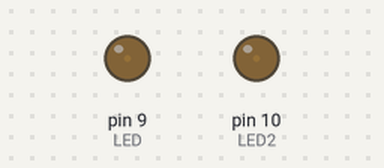
This sketch was run on a simulated Arduino Uno, built with avr-gcc and run on an emulated ATmega328P. On the bench: output pins drawn as LEDs (lit = HIGH).

Above: at 0.05 s.
At 1.15 s:
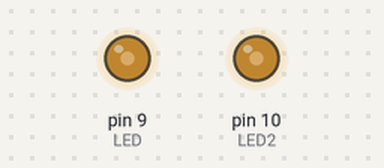
At 2.3 s:
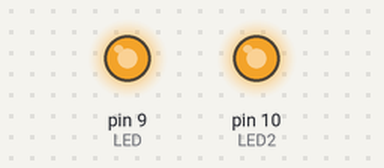
At 4.55 s:
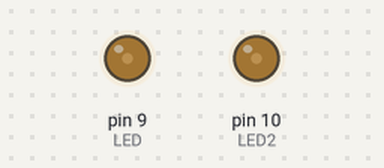
Timing chart, 0 to 6.6 s (numbered marks = the images above):
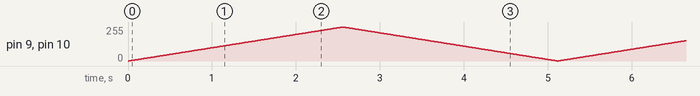

The sketch:

sketch_led_analog.ino
```cpp
const int LED = 9; // PWM が対応したとこじゃないとダメ
const int LED2 = 10;
int i = 0;

void setup() {
  pinMode(LED, OUTPUT);
  pinMode(LED2, OUTPUT);
}

void loop() {
  for (i = 0; i < 255; i++){
    analogWrite(LED,i);
    analogWrite(LED2,i);
    delay(10);
  }
  for (i = 255; i > 0; i--){
    analogWrite(LED,i);
    analogWrite(LED2,i);
    delay(10);
  }
}
```
